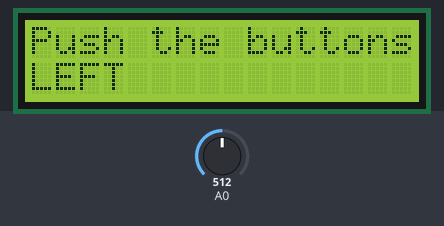
Recording of a sketch running on a simulated Arduino Uno, built with avr-gcc and run on an emulated ATmega328P. Parts: 16×2 character LCD. The inputs (shaded band) are chosen by the test bench; at power-on: A0 = 512.

Above: at 1.2 s.
1.3 s: A0 set to 565
At 2.0 s:
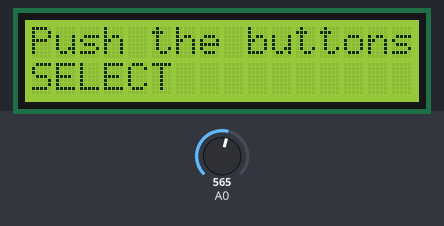
2.8 s: A0 set to 370
At 3.1 s:
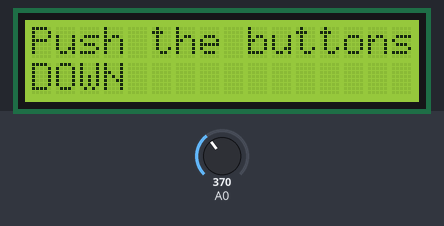
4.3 s: A0 set to 185
At 5.4 s:
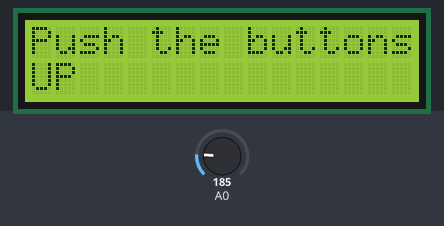
5.8 s: A0 set to 40
At 6.6 s:
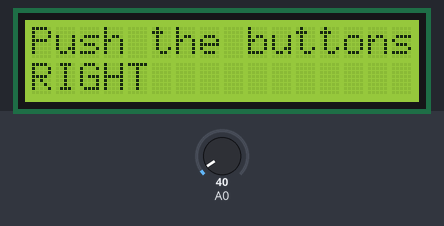
7.3 s: A0 set to 900
At 7.7 s:
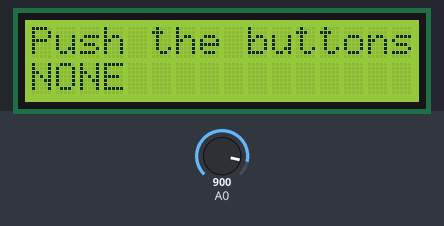
8.8 s: A0 set to 716
At 10.1 s:
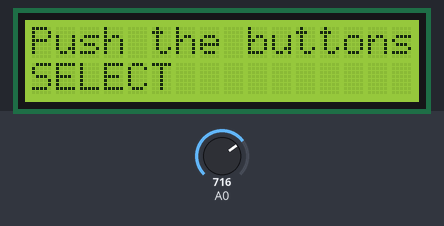
Timing chart, 0 to 11.3 s (numbered marks = the images above; inputs shaded):
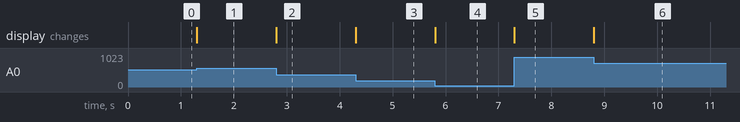

The sketch:

Exercise_1_ADC__v3.ino
```cpp
//Sample using LiquidCrystal library
#include <LiquidCrystal.h>
#include <avr/io.h>       //Include AVR library
/*******************************************************
Modify this program's check buttons to operate with the AVR ADC instead of the arduino library.
Original by: Mark Bramwell, July 2010 Modified by: Howe Zhu
********************************************************/
// select the pins used on the LCD panel
LiquidCrystal lcd(8, 9, 4, 5, 6, 7);
// define some values used by the panel and buttons
int lcd_key = 0;
#define btnUP 0
#define btnDOWN 1
#define btnRIGHT 2
#define btnLEFT 3
#define btnSELECT 4
#define btnNONE 5


void setup()
{
/* Set up ADC between here */
 ADMUX |=(1<<REFS0);            //<---- Setup ADC Multiplexer Selection Register, so that Vcc is the Ref, it should be "AVCC with external capacitor at AREF pin"
 ADMUX &=~(1<<REFS1);
 ADMUX &=~(1<<ADLAR);            //<---- Setup ADC Multiplexer Selection Register, so that the result is right justified
ADCSRA |=(1<<ADEN)|  (1<<ADSC)|(1<<ADPS2)|(1<<ADPS1)|(1<<ADPS0);           //<---- Setup ADC Control and Status Register A, so that ADC is enabled, set up conversion rate to 125kHz. Remember Clock/Prescaler, you can select prescaler
/* Set up ADC between here */

lcd.begin(16, 2); // start the library
lcd.setCursor(0,0);
lcd.print("Push the buttons"); // print a simple message
}


void loop()
{
lcd.setCursor(0,1);            // move to the begining of the second line
lcd_key = read_LCD_buttons();  // Calls read button function

 switch (lcd_key)               // depending on which button was pushed, we perform an action
 {
   case btnRIGHT:
     {
     lcd.print("RIGHT ");
     break;
     }
   case btnLEFT:
     {
     lcd.print("LEFT   ");
     break;
     }
   case btnUP:
     {
     lcd.print("UP    ");
     break;
     }
   case btnDOWN:
     {
     lcd.print("DOWN  ");
     break;
     }
   case btnSELECT:
     {
     lcd.print("SELECT");
     break;
     }
     case btnNONE:
     {
     lcd.print("NONE  ");
     break;
     }
 }
}

int read_LCD_buttons()
{
 ADMUX  &=~(1<<MUX0);    //<----Set Multiplexor Value to pin A0
 ADMUX  &=~(1<<MUX1);
 ADMUX  &=~(1<<MUX2);
 ADMUX  &=~(1<<MUX3);
 ADCSRA |=(1<<ADSC);      //<---- Start ADC conversion bit
  while(ADCSRA!=ADCSRA &~(1<<ADIF)) //<---- Create a condition that waits for ADC conversion interrupt flag
  ADCSRA &=~(1<<ADIF);     //<---- Clear interrupt flag by setting bit to 1
  if (ADC > 1000) return btnNONE; // We make this the 1st option for speed reasons since itwill be the most likely result
  if (ADC < 50) return btnRIGHT;   //These are your 10bit value thresholds 0-1023
  if (ADC < 195) return btnUP;
  if (ADC < 380) return btnDOWN;
  if (ADC < 555) return btnLEFT;
  if (ADC < 790) return btnSELECT;
  return btnNONE; // when all others fail, return this...
}
```

Measured:
- after the input at 1.3 s, the display: changes at once (image 1)
- after the input at 2.8 s, the display: changes at once (image 2)
- after the input at 4.3 s, the display: changes at once (image 3)
- after the input at 5.8 s, the display: changes at once (image 4)
- after the input at 7.3 s, the display: changes at once (image 5)
- after the input at 8.8 s, the display: changes at once (image 6)
